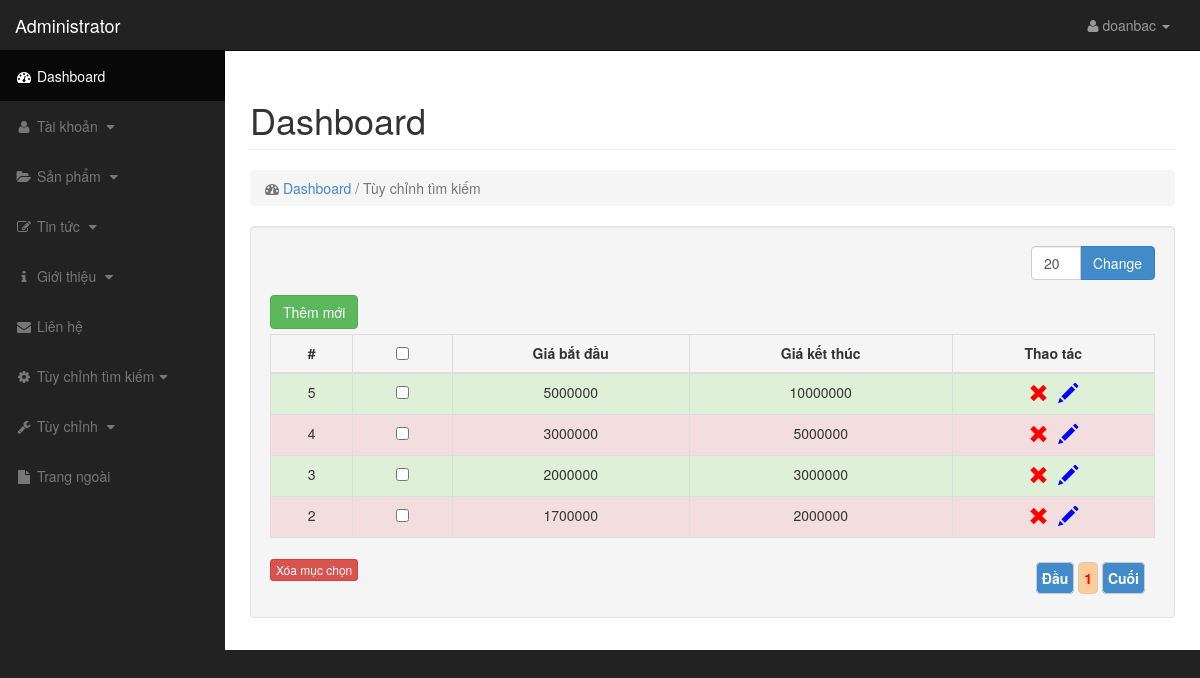
The page /bds@123/index.php?page=search_cost (signed in) on the database its author committed.
### tables this page shows
CREATE TABLE `tb_user` (
  `id` int(11) NOT NULL AUTO_INCREMENT,
  `username` varchar(255) NOT NULL,
  `password` varchar(255) NOT NULL,
  `email` varchar(255) NOT NULL,
  `groupid` tinyint(11) NOT NULL,
  `fullname` varchar(255) NOT NULL,
  `avatar` text NOT NULL,
  `sex` tinyint(1) NOT NULL,
  `phone` text NOT NULL,
  `address` text NOT NULL,
  `birthday` date NOT NULL,
  `created` timestamp NOT NULL DEFAULT CURRENT_TIMESTAMP ON UPDATE CURRENT_TIMESTAMP,
  `publish` tinyint(1) NOT NULL DEFAULT '0',
  `ipp` int(11) NOT NULL DEFAULT '20',
  `facebook` varchar(255) NOT NULL,
  `helper` tinyint(4) NOT NULL DEFAULT '0',
  PRIMARY KEY (`id`)
);

CREATE TABLE `tb_search_cost` (
  `id_cost` int(11) NOT NULL AUTO_INCREMENT,
  `start_cost` bigint(20) NOT NULL,
  `end_cost` bigint(20) NOT NULL,
  PRIMARY KEY (`id_cost`)
);

### configs/config.php (called while the page is built, shortened)
<?php
	$url='http://localhost/chungcuminixanh/';
?>

### bds@123/connect.php (called while the page is built, shortened)
<?php
	require_once('../configs/config.php');
	require_once('../model/thuvien.php');
	$lib=new LIB();
	$url=$url.'bds@123/';
?>

### bds@123/controller/search_cost.php (called while the page is built, shortened)
<?php
	if($form=='')
	{
		$str_list="SELECT * FROM tb_search_cost where 1=1";
		$str_list.=" ORDER BY id_cost DESC";
		$list_cost=$lib->selectall($str_list,$ipp);
	}
?>

### bds@123/view/search_cost/cost_list.php (the view, shortened to what this page needs)
<ol class="breadcrumb">
    <li class="active">
        <i class="fa fa-dashboard"></i> <a href="<?php echo $url?>index.php">Dashboard</a> / Tùy chỉnh tìm kiếm
    </li>
</ol>
<div class="well">
    <div class="row">
        <div class="col-lg-12">
            <div class="form-group input-group" style="float:right;" >
            <form method="get" action="index.php">
                <p class="input-group-btn">
                <input value="<?php echo $ipp; ?>" type="text" name="ipp" class="form-control" style="width:50px !important;">
                <input type="submit" class="btn btn-primary" name="btnGui" value="Change" >
                </p>
             </form>
             </div>
        </div>
        <div class="col-lg-12">
        	<div id="add" style="margin-bottom:5px;"><a href="<?php echo $url; ?>index.php?page=search_cost&action=add&form=1" class="btn btn-success">Thêm mới</a></div>
            <div class="table-responsive">
            <form action="" method="post">
                <table align="center" class="table table-bordered table-hover table-striped">
                    <thead>
                        <tr>
                            <td width="17" align="center" style="font-weight: bold">#</td>
                            <td width="20" align="center" style="font-weight: bold"><input type="checkbox" name="cball" id="cball"></td>
                            <td width="50" align="center" style="font-weight: bold">Giá bắt đầu</td>
                            <td width="61" align="center" style="font-weight: bold">Giá kết thúc</td>
                            <td width="61" align="center" style="font-weight: bold">Thao tác</td>
                        </tr>
                    </thead>
                    <tbody>
                        <?php
                            foreach($list_cost as $key=>$item)
                            {
                                if(is_array($item))
                                {
                        ?>
                        <tr <?php if(($key%2==0)) echo "class='success'"; else echo "class='danger'";  ?>>
                            <td align="center"><?php echo $item['id_cost'] ?></td>
                            <td align="center"><input type="checkbox" name="cbitem[]" value="<?php echo $item['id_cost']?>" ></td>
                            <td align="center"><?php echo $item['start_cost'] ?></td>
                            <td align="center"><?php echo $item['end_cost']; ?></td>
                            <td align="center" class="action-f" style="text-align:center;">
                                <a href="<?php echo $url; ?>index.php?page=search_cost&action=del&id=<?php echo $item['id_cost'] ?>"
                                    onClick="return confirm('Do you want to delete this record ?')">
                                    <i class="glyphicon glyphicon-remove"></i>
                                </a>
                                <a href="<?php echo $url; ?>index.php?page=search_cost&action=edit&form=1&id=<?php echo $item['id_cost'] ?>">
                                    <i class="glyphicon glyphicon-pencil"></i>
                                </a>
                            </td>
                        </tr>
                        <?php
                                }
                           }
                        ?>
                    </tbody>
                </table>
                <div class="delete">
                    <div style="float:left;"><input type="submit" name="btnxoa" id="submit" value="Xóa mục chọn" onClick="return confirm('Sư huynh có chắc muốn xóa?')" class="btn btn-danger btn-xs"></div>
                    <div class="pages"><?php $lib->viewpage($link);?></div>
                </div>
             </form>
            </div>
        </div>
    </div>
</div>

### bds@123/view/style/css/style.css (style rules this page uses)
* { margin:0; padding:0; }
.form-control { width:300px !important; }
.pages { padding:10px; float:right; }
.breadcrumb .active { white-space:nowrap !important; }

### bds@123/view/style/css/sb-admin.css (style rules this page uses)
body { margin-top: 100px; background-color: #222; }
@media (min-width:768px) { body { margin-top: 50px; } }
.action-f a i { font-size:20px; margin:0px 3px; }
.action-f a i.glyphicon-remove { color:#F00; }
.action-f a i.glyphicon-pencil { color:#00F; }

### rows shown on the page
tb_user: ipp "20"
tb_search_cost: id_cost "5", start_cost "5000000", end_cost "10000000"
tb_search_cost: id_cost "4", start_cost "3000000", end_cost "5000000"
tb_search_cost: id_cost "3", start_cost "2000000", end_cost "3000000"
tb_search_cost: id_cost "2", start_cost "1700000", end_cost "2000000"

### other values the page prints
$_SESSION['loginadmin']['username'] "doanbac"
